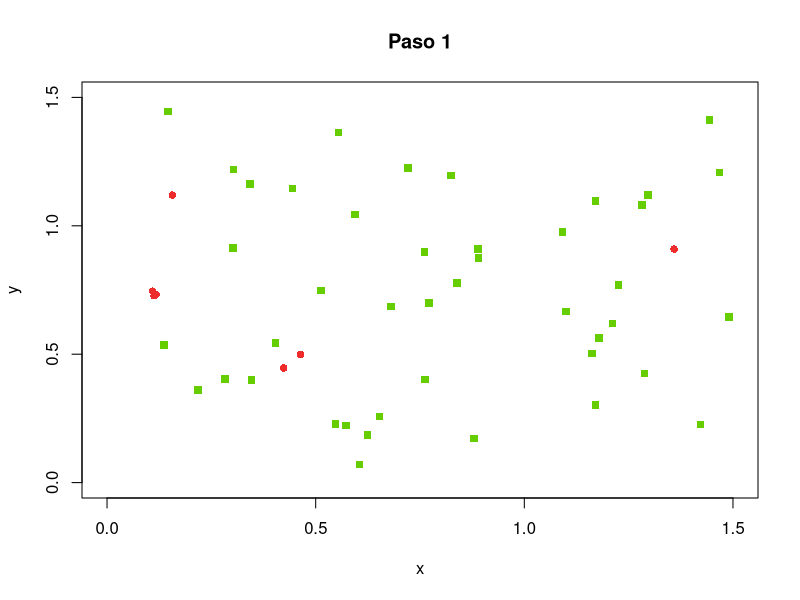
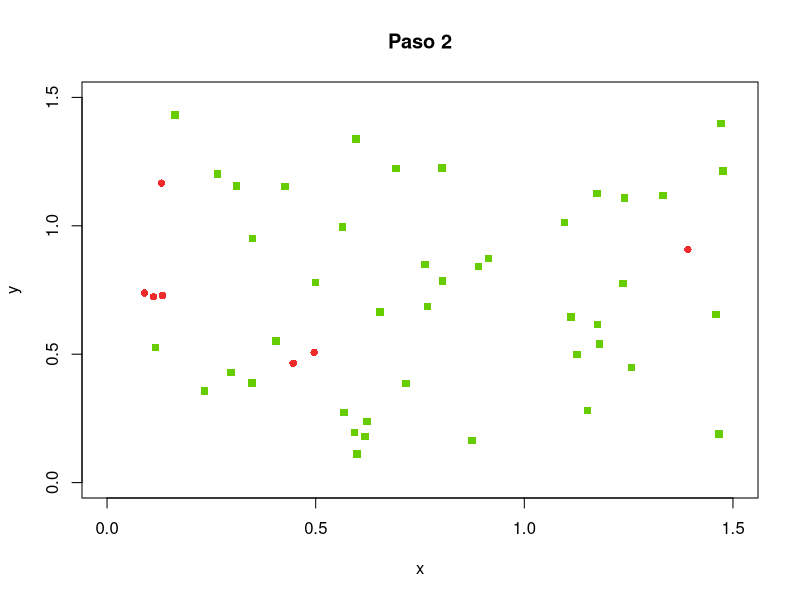
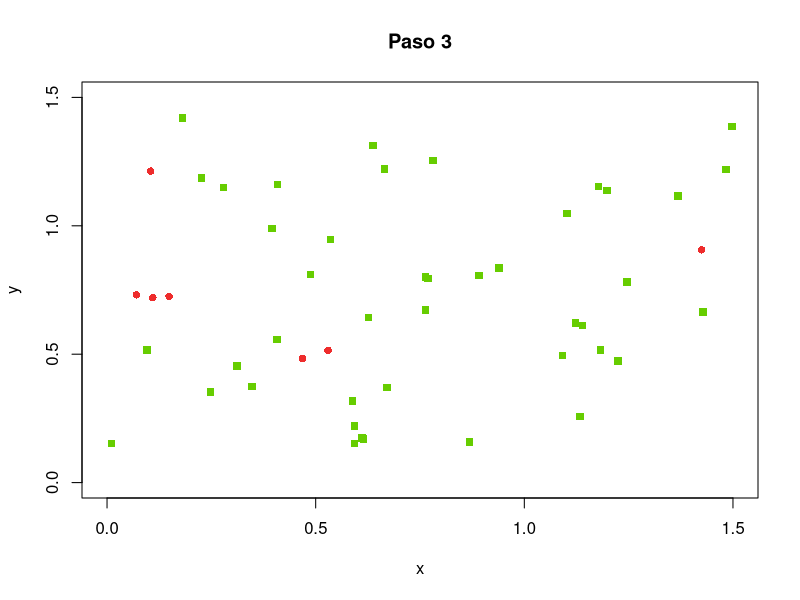
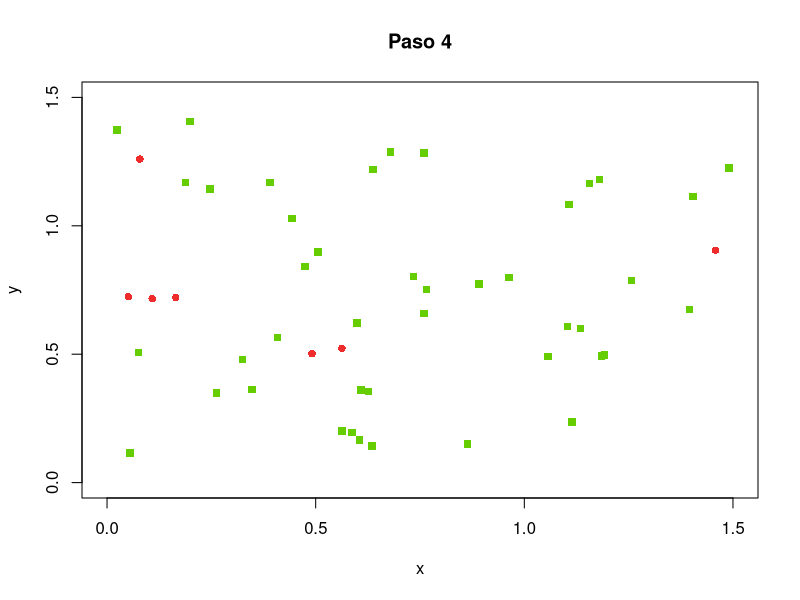
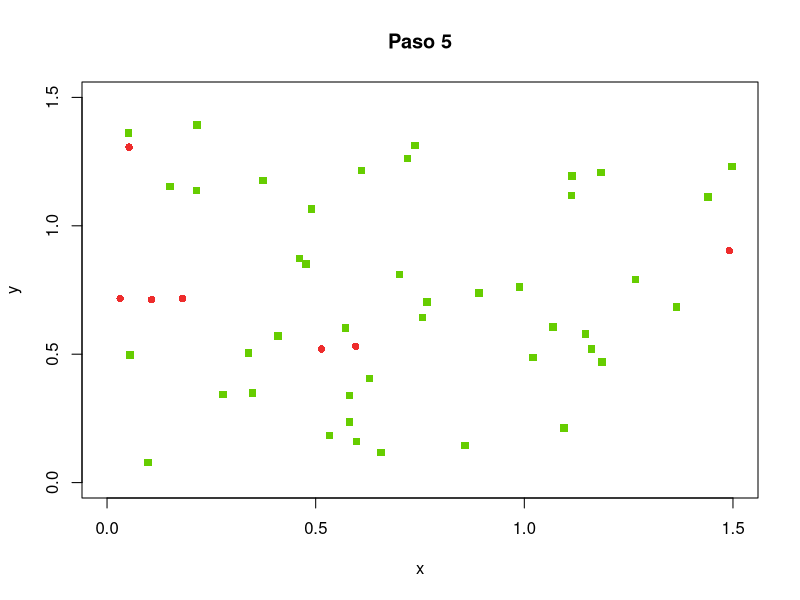
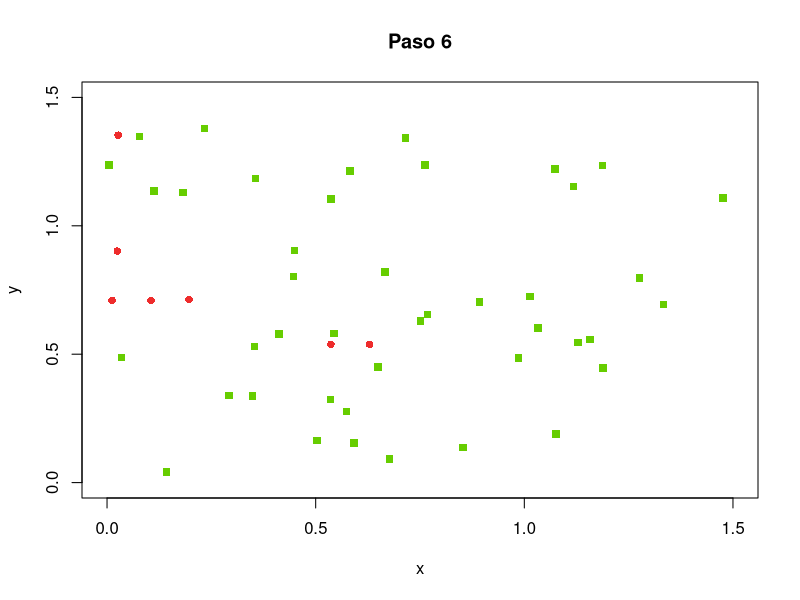
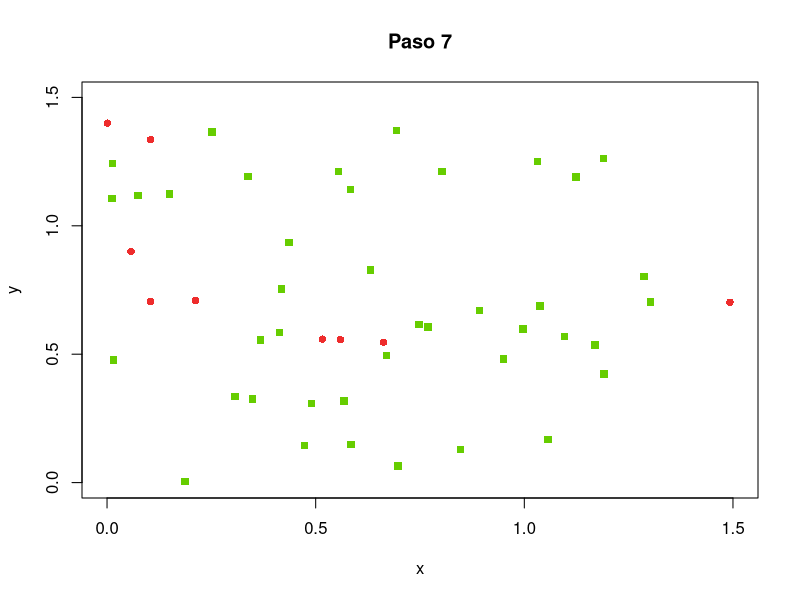
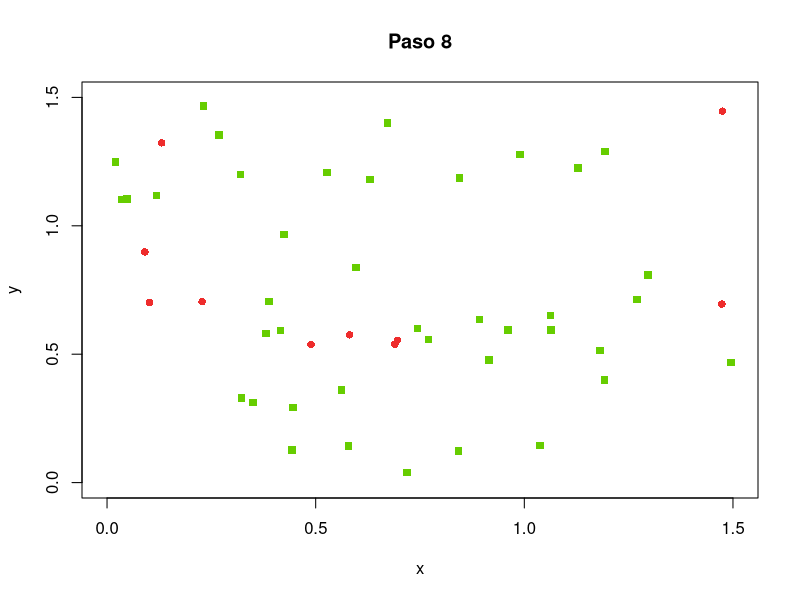

Write R code to recreate these figures, in order. (Note: this script raises an error after producing the figures.)
library(ggplot2)

l <- 1.5
n <- 50
pi <- 0.05
pr <- 0.02
v <- l / 30
pv<-seq(0,1,.1)
base <- c()

for (vacuna in pv) {
  agentes <- data.frame(x = double(), y = double(),
                        dx = double(), dy = double(),
                        estado  = character())
  for (i in 1:n) {
    e <- "S"
    if (runif(1) < vacuna) {
      e <- "R"
    }
    else if (runif(1) < pi) {
      e <- "I"
    }
    agentes <- rbind(agentes, data.frame(x = runif(1, 0, l),
                                         y = runif(1, 0, l),
                                         dx = runif(1, -v, v),
                                         dy = runif(1, -v, v),
                                         estado = e))
    
  }
  
  levels(agentes$estado) <- c("S", "I", "R")
  epidemia <- integer()
  r <- 0.1
  tmax <- 100
  digitos <- floor(log(tmax, 10)) + 1
  
  for (tiempo in 1:tmax) {
    infectados <- dim(agentes[agentes$estado == "I",])[1]
    epidemia <- c(epidemia, infectados)
    if (infectados == 0) {
      epidemia <- c(rep(0,tmax))
      break
    }
    contagios <- rep(FALSE, n)
    for (i in 1:n) { # posibles contagios
      a1 <- agentes[i, ]
      if (a1$estado == "I") { # desde los infectados
        for (j in 1:n) {
          if (!contagios[j]) { # aun sin contagio
            a2 <- agentes[j, ]
            if (a2$estado == "S") { # hacia los susceptibles
              dx <- a1$x - a2$x
              dy <- a1$y - a2$y
              d <- sqrt(dx^2 + dy^2)
              if (d < r) { # umbral
                p <- (r - d) / r
                if (runif(1) < p) {
                  contagios[j] <- TRUE
                }
              }
            }
          }
        }
      }
    }
    
    for (i in 1:n) { # movimientos y actualizaciones
      a <- agentes[i, ]
      if (contagios[i]) {
        a$estado <- "I"
      } else if (a$estado == "I") { # ya estaba infectado
        if (runif(1) < pr) {
          a$estado <- "R" # recupera
        }
      }
      a$x <- a$x + a$dx
      a$y <- a$y + a$dy
      if (a$x > l) {
        a$x <- a$x - l
      }
      if (a$y > l) {
        a$y <- a$y - l
      }
      if (a$x < 0) {
        a$x <- a$x + l
      }
      if (a$y < 0) {
        a$y <- a$y + l
      }
      agentes[i, ] <- a
    }
    
    aS <- agentes[agentes$estado == "S",]
    aI <- agentes[agentes$estado == "I",]
    aR <- agentes[agentes$estado == "R",]
    tl <- paste(tiempo, "", sep="")
    while (nchar(tl) < digitos) {
      tl <- paste("0", tl, sep="")
    }
    salida <- paste("p6_t", tl, ".png", sep="")
    tiempo <- paste("Paso", tiempo)
    png(salida)
    plot(l, type="n", main=tiempo, xlim=c(0, l), ylim=c(0, l), xlab="x", ylab="y")
    if (dim(aS)[1] > 0) {
      points(aS$x, aS$y, pch=15, col="chartreuse3", bg="chartreuse3")
    }
    if (dim(aI)[1] > 0) {
      points(aI$x, aI$y, pch=16, col="firebrick2", bg="firebrick2")
    }
    if (dim(aR)[1] > 0) {
      points(aR$x, aR$y, pch=17, col="goldenrod", bg="goldenrod")
    }
    graphics.off()
  }
  base_epidemia <- cbind(epidemia, vacuna)
  base <-  rbind(base, base_epidemia)
}

png("diagramaviolin.png", width=600, height=300)
plot(1:length(epidemia), 100 * epidemia / n, xlab="Tiempo", ylab="Porcentaje de infectados")
graphics.off()

base[,1] <- base[,1]/50 * 100
base <- as.data.frame(base)
colnames(base) <- c("Porcentaje_Infectados","Probabilidad_Vacuna")
base$Probabilidad_Vacuna <- as.factor(base$Probabilidad_Vacuna)

g2 <- ggplot(base, aes(x=Probabilidad_Vacuna, y=Porcentaje_Infectados, fill=Probabilidad_Vacuna)) + 
  geom_violin() 
g2 + geom_jitter(shape=18, position=position_jitter(0.2))
